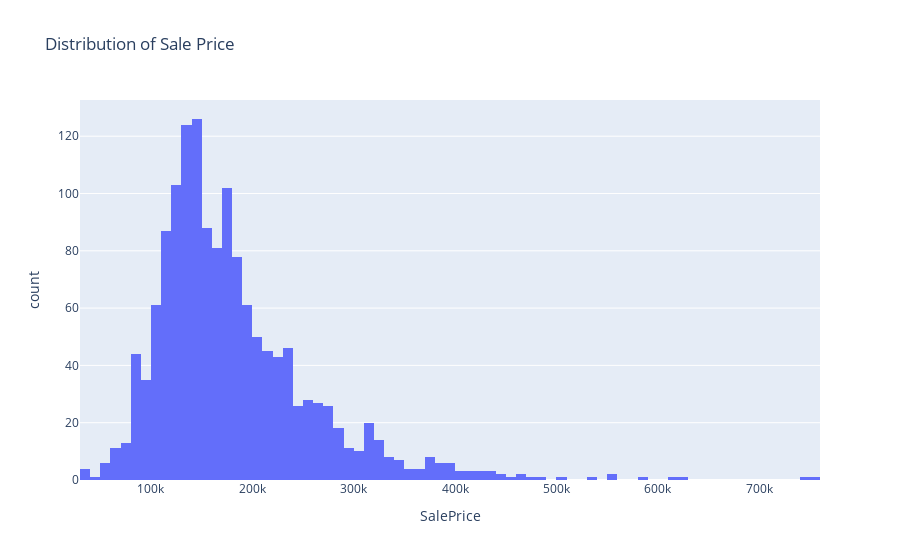

Source (notebook cell):
### Code cell
fig = px.histogram(data, x='SalePrice', title='Distribution of Sale Price')
fig.show()

### Figure 1 — Plotly figure (JSON) as saved in the notebook; plotly's stock layout.template omitted (floating-point values rounded to 4 significant figures; data arrays with more than 128 entries replaced by an {"elided": "..."} marker saying what was removed)
{"data": [{"alignmentgroup": "True", "bingroup": "x", "hovertemplate": "SalePrice=%{x}<br>count=%{y}<extra></extra>", "legendgroup": "", "marker": {"color": "#636efa", "pattern": {"shape": ""}}, "name": "", "offsetgroup": "", "orientation": "v", "showlegend": false, "type": "histogram", "x": {"elided": "1460 int values"}, "xaxis": "x", "yaxis": "y"}], "layout": {"barmode": "relative", "legend": {"tracegroupgap": 0}, "title": {"text": "Distribution of Sale Price"}, "xaxis": {"anchor": "y", "domain": [0, 1], "title": {"text": "SalePrice"}}, "yaxis": {"anchor": "x", "domain": [0, 1], "title": {"text": "count"}}}}
